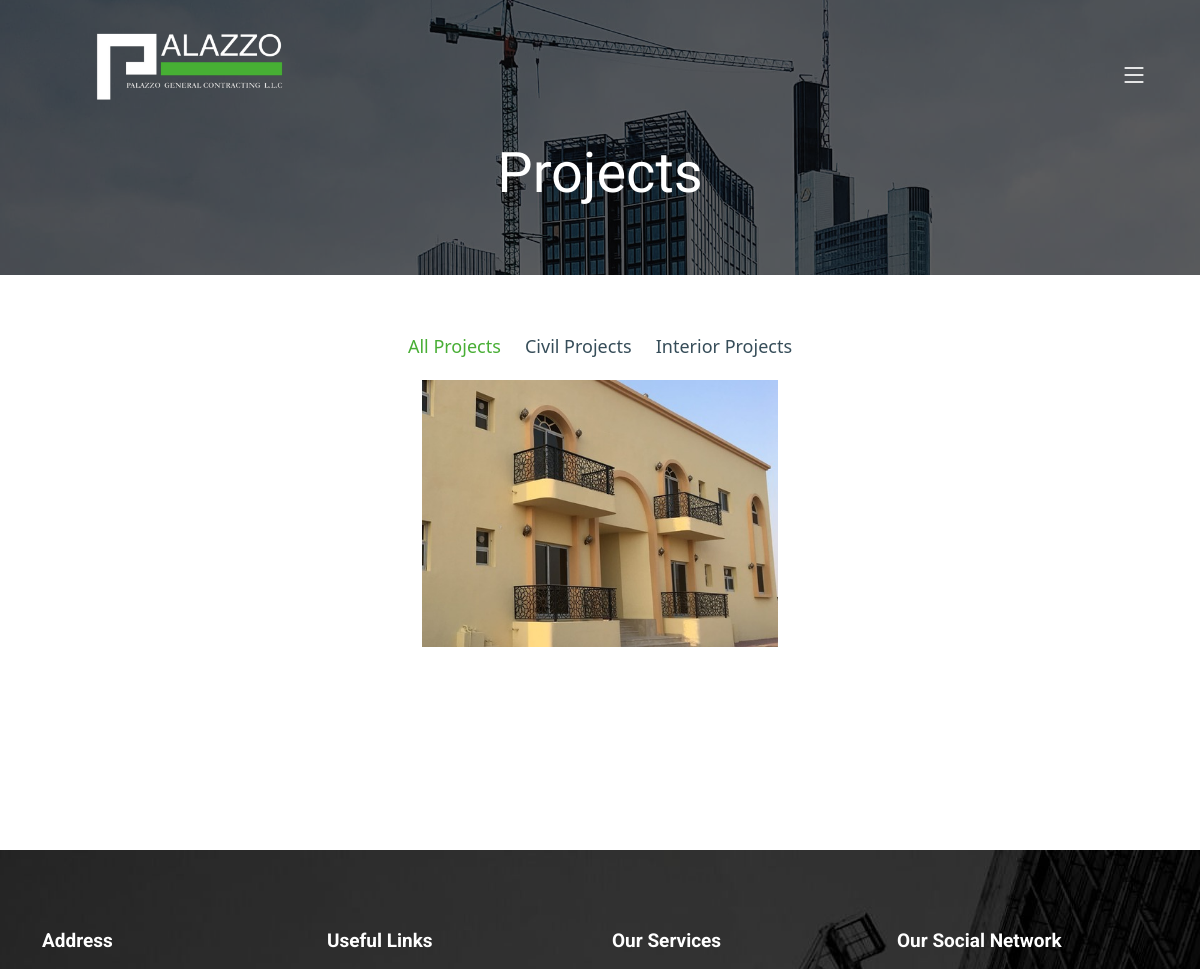
Page /projects (upper part) on the earlier database version.
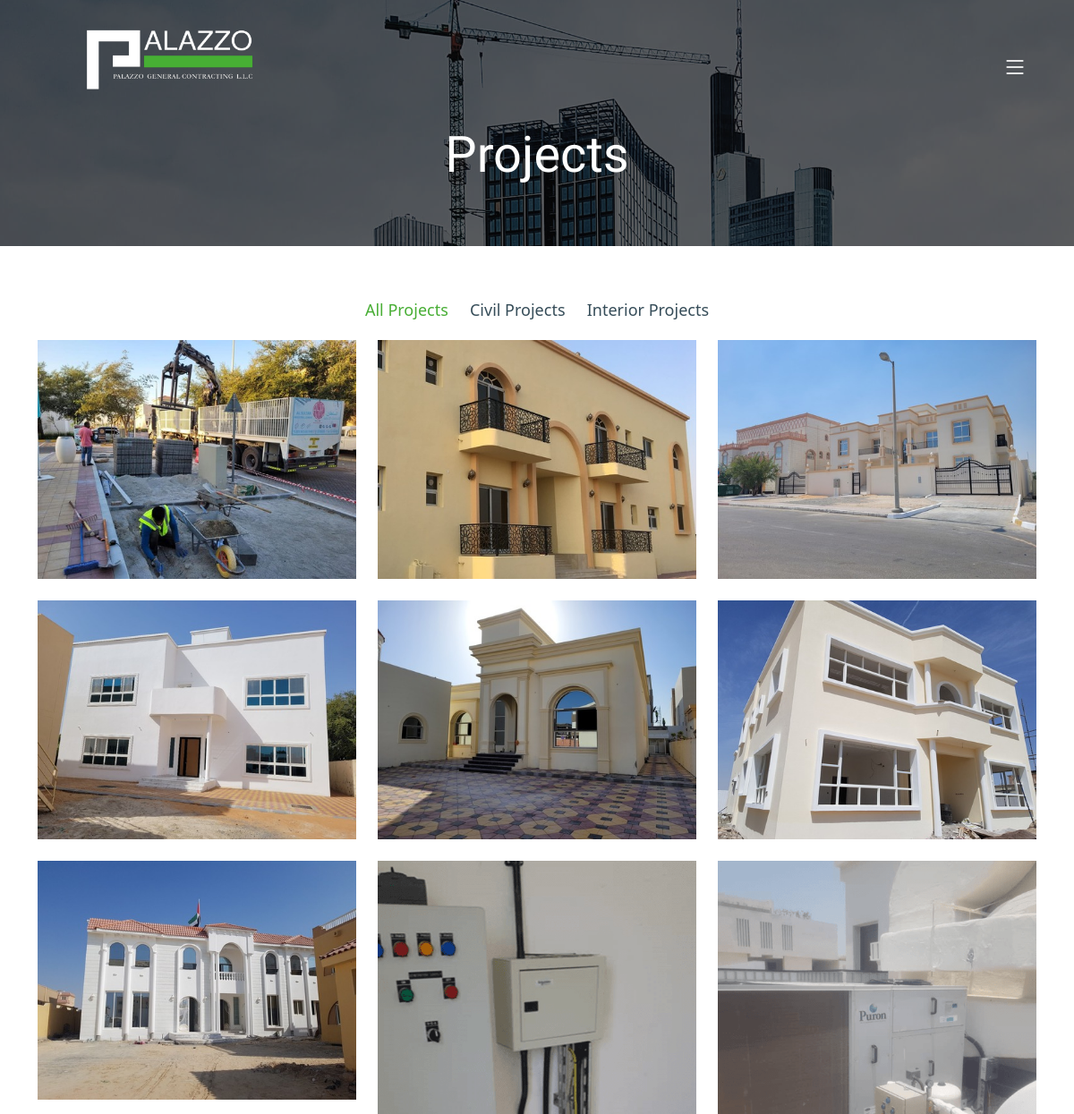
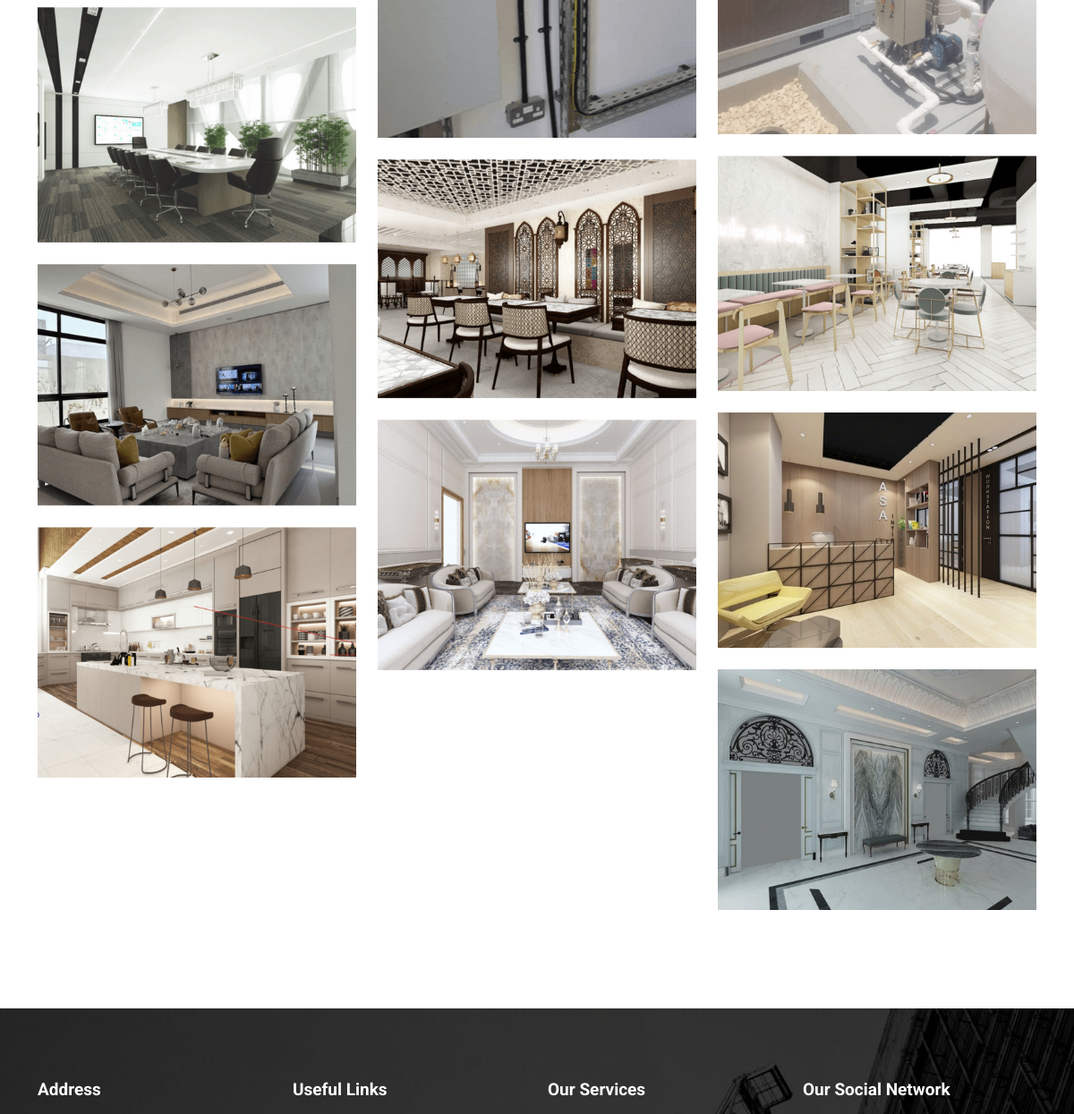
Same page on the later database version (2 pictures, top to bottom).
### website/models.py (models this page shows)
class Project_data(models.Model):
  name = models.CharField(max_length=200)
  section_name = models.CharField(max_length=200)
  img = models.ImageField(upload_to='projects')

### website/views.py (the view)
# urls.py: path('projects', views.projects,name="projects"),
def projects(request):
  projs = Project_data.objects.all()
  return render(request, 'projects.html', {'projs': projs})

### templates/projects.html (shortened to what this page needs)
{% load static %}
<!DOCTYPE html>
<html lang="en">
<head>
  <link href="{% static 'assets/vendor/bootstrap/css/bootstrap.min.css'%}" rel="stylesheet">
  <link href="{% static 'assets/vendor/bootstrap-icons/bootstrap-icons.css'%}" rel="stylesheet">
  <link href="{% static 'assets/vendor/fontawesome-free/css/all.min.css'%}" rel="stylesheet">
  <link href="{% static 'assets/vendor/aos/aos.css'%}" rel="stylesheet">
  <link href="{% static 'assets/vendor/glightbox/css/glightbox.min.css'%}" rel="stylesheet">
  <link href="{% static 'assets/vendor/swiper/swiper-bundle.min.css'%}" rel="stylesheet">
  <link rel="stylesheet" href="https://cdnjs.cloudflare.com/ajax/libs/font-awesome/4.7.0/css/font-awesome.min.css">
  <link href="{% static 'assets/css/main.css'%}" rel="stylesheet">
</head>
<body>
  <header id="header" class="header d-flex align-items-center">
    <div class="container-fluid container-xl d-flex align-items-center justify-content-between">
      <a href="{% url 'index' %}" class="logo d-flex align-items-center">
        <img src="{% static 'assets/img/palazzo-logo.png'%}" alt="">
      </a>
      <i class="mobile-nav-toggle mobile-nav-show bi bi-list"></i>
    </div>
  </header>
  <main id="main">
    <div class="breadcrumbs d-flex align-items-center" style="background-image: url({% static 'assets/img/breadcrumbs-bg.jpg'%});">
      <div class="container position-relative d-flex flex-column align-items-center" data-aos="fade">
        <h2>Projects</h2>
      </div>
    </div>
    <section id="projects" class="projects">
      <div class="container" data-aos="fade-up">
        <div class="portfolio-isotope" data-portfolio-filter="*" data-portfolio-layout="masonry" data-portfolio-sort="original-order">
          <ul class="portfolio-flters" data-aos="fade-up" data-aos-delay="100">
            <li data-filter="*" class="filter-active">All Projects</li>
            <li data-filter=".civilworks">Civil Projects</li>
            <li data-filter=".interiorworks">Interior Projects</li>
          </ul>
          <div class="row gy-4 portfolio-container" data-aos="fade-up" data-aos-delay="200">
            {% for proj in projs %}
            <div class="col-lg-4 col-md-6 portfolio-item {{proj.section_name}}" id="filter-cilvilworks">
              <div class="portfolio-content h-100">
                <img src="{{proj.img.url}}" class="img-fluid" alt="">
              </div>
            </div>
            {% endfor %}
          </div>
        </div>
      </div>
    </section>
  </main>
  <footer id="footer" style="margin-top: 50px;">
    <div class="footer-top">
        <div class="container">
            <div class="row">
                <div class="col-lg-3 col-md-6 footer-content">
                    <h4 style="font-size: 19px;">Address</h4>
                  </div>
                <div class="col-lg-3 col-md-6 footer-links">
                    <h4 style="font-size: 19px;">Useful Links</h4>
                </div>
                <div class="col-lg-3 col-md-6 footer-links">
                    <h4 style="font-size: 19px;">Our Services</h4>
                </div>
                <div class="col-lg-3 col-md-6 footer-links">
                    <h4 style="font-size: 19px;">Our Social Network</h4>
                </div>
            </div>
        </div>
    </div>
    </footer>
</body>
</html>

Differences in the rows shown:
added Project_data: img (picture)
added Project_data: img (picture)
added Project_data: img (picture)
added Project_data: img (picture)
added Project_data: img (picture)
added Project_data: img (picture)
added Project_data: img (picture)
added Project_data: img (picture)
added Project_data: img (picture)
added Project_data: img (picture)
added Project_data: img (picture)
added Project_data: img (picture)
added Project_data: img (picture)
added Project_data: img (picture)
added Project_data: img (picture)
added Project_data: img (picture)
